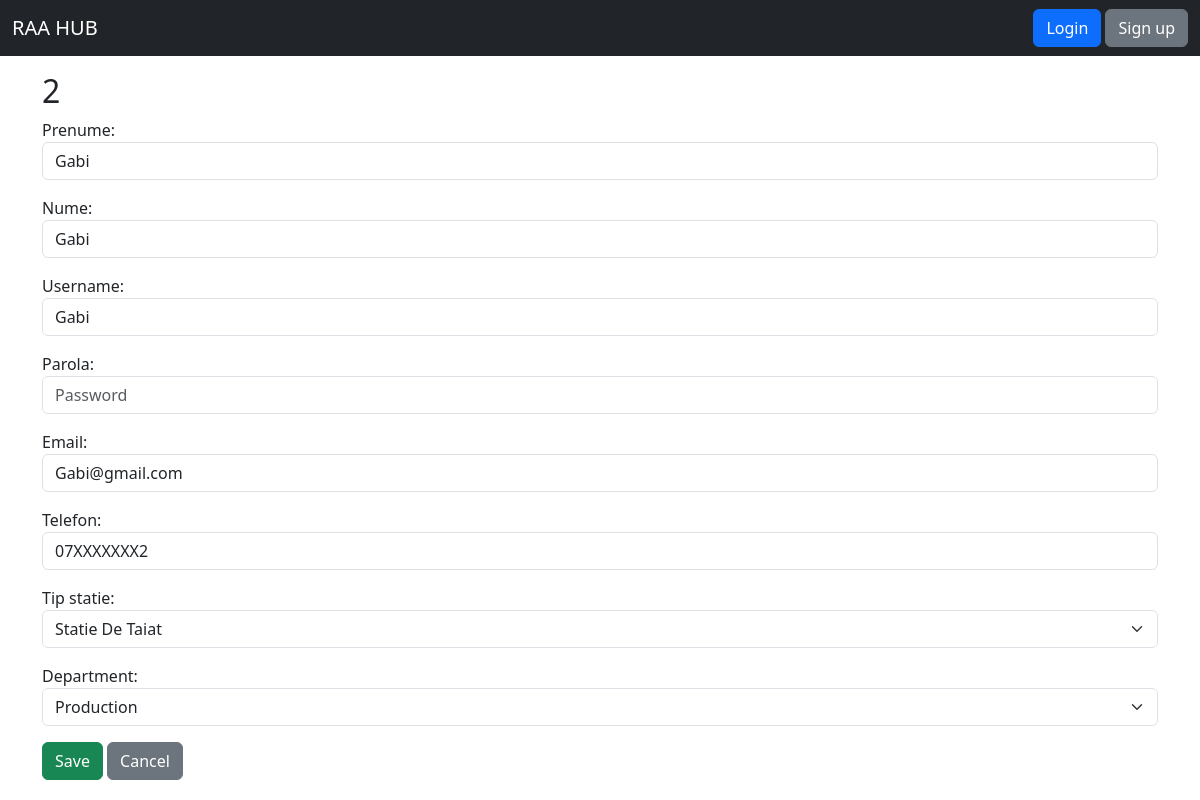
Screenshot of /utilizator/update/2/ with the database file from the repository.
### myapp/models.py (models this page shows, shortened)
class Utilizator(models.Model):
    prenume = models.CharField(max_length=255, null=False)
    nume = models.CharField(max_length=25, null=False)
    username = models.CharField(max_length=255, unique=True, null=False)
    parola = models.CharField(max_length=255, null=False)
    email = models.EmailField(max_length=255, null=False)
    telefon = models.CharField(max_length=255, null=False)
    tip_statie = models.ForeignKey(TipStatie, on_delete=models.CASCADE)
    DEPARTMENT_CHOICES = [
        ('production', 'Production'),
        ('sales', 'Sales'),
    ]
    department = models.CharField(max_length=50, choices=DEPARTMENT_CHOICES, default='production')

### myapp/views.py (the view)
# urls.py: path('utilizator/update/<int:pk>/', UtilizatorUpdateView.as_view(), name='utilizator-update'),
class UtilizatorUpdateView(UpdateView):
    model = Utilizator
    form_class = UtilizatorForm
    template_name = 'myapp/utilizator/utilizator_form.html'
    success_url = reverse_lazy('utilizator-list')

### myapp/forms.py
class UtilizatorForm(forms.ModelForm):
    class Meta:
        model = Utilizator
        fields = '__all__'
        widgets = {
            'prenume': forms.TextInput(attrs={'class': 'form-control', 'placeholder': 'First Name'}),
            'nume': forms.TextInput(attrs={'class': 'form-control', 'placeholder': 'Last Name'}),
            'username': forms.TextInput(attrs={'class': 'form-control', 'placeholder': 'Username'}),
            'parola': forms.PasswordInput(attrs={'class': 'form-control', 'placeholder': 'Password'}),
            'email': forms.EmailInput(attrs={'class': 'form-control', 'placeholder': 'Email'}),
            'telefon': forms.TextInput(attrs={'class': 'form-control', 'placeholder': 'Phone Number'}),
            'tip_statie': forms.Select(attrs={'class': 'form-select'}),
            'department': forms.Select(attrs={'class': 'form-select'}),
        }

### myapp/models.py (called while the page is built)
    def __str__(self):
        return self.name

### templates/myapp/utilizator/utilizator_form.html (shortened to what this page needs)
{% extends "base.html" %}
{% block content %}
<div class="container mt-5">
<br>
    <h2>{{ form.instance.id|default:"Create New User" }}</h2>
    <form method="post">
        <div class="mb-3">
            {{ form.prenume.label_tag }}
            {{ form.prenume }}
        </div>
        <div class="mb-3">
            {{ form.nume.label_tag }}
            {{ form.nume }}
        </div>
        <div class="mb-3">
            {{ form.username.label_tag }}
            {{ form.username }}
        </div>
        <div class="mb-3">
            {{ form.parola.label_tag }}
            {{ form.parola }}
        </div>
        <div class="mb-3">
            {{ form.email.label_tag }}
            {{ form.email }}
        </div>
        <div class="mb-3">
            {{ form.telefon.label_tag }}
            {{ form.telefon }}
        </div>
        <div class="mb-3">
            {{ form.tip_statie.label_tag }}
            {{ form.tip_statie }}
        </div>
        <div class="mb-3">
            {{ form.department.label_tag }}
            {{ form.department }}
        </div>
        <button type="submit" class="btn btn-success">Save</button>
        <a href="{% url 'utilizator-list' %}" class="btn btn-secondary">Cancel</a>
    </form>
</div>
{% endblock %}

### rows the page displays
Utilizator: instance.id "2", prenume "Gabi", nume "Gabi", username "Gabi", email "Gabi@gmail.com", telefon "07XXXXXXX2", tip_statie "Statie De Taiat", department "Production"
